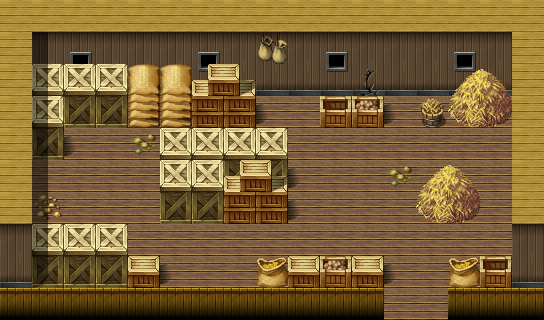

Tiled map render using the project's own tile images. Description and the map definition, with tile-layer contents summarised, below:
An orthogonal 17x10 tile map with 32x32 px tiles, 3 tile layers (Ground, Objects, Above), 1 hidden layer not drawn, 13 tilesets and 4 objects (3x spawn, mapchange).

<map version="1.0" orientation="orthogonal" width="17" height="10" tilewidth="32" tileheight="32">
    <tileset firstgid="1" name="map_10" tilewidth="32" tileheight="32">
        <image source="../drawable/map_10.png" />
    </tileset>
    <tileset firstgid="65" name="map_7" tilewidth="32" tileheight="32">
        <image source="../drawable/map_7.png" />
    </tileset>
    <tileset firstgid="129" name="map_14" tilewidth="32" tileheight="32">
        <image source="../drawable/map_14.png" />
    </tileset>
    <tileset firstgid="193" name="map_6" tilewidth="32" tileheight="32">
        <image source="../drawable/map_6.png" />
    </tileset>
    <tileset firstgid="257" name="map_8" tilewidth="32" tileheight="32">
        <image source="../drawable/map_8.png" />
    </tileset>
    <tileset firstgid="321" name="map_0" tilewidth="32" tileheight="32">
        <image source="../drawable/map_0.png" />
    </tileset>
    <tileset firstgid="385" name="map_27" tilewidth="32" tileheight="32">
        <image source="../drawable/map_27.png" />
    </tileset>
    <tileset firstgid="449" name="map_3" tilewidth="32" tileheight="32">
        <image source="../drawable/map_3.png" />
    </tileset>
    <tileset firstgid="513" name="map_5" tilewidth="32" tileheight="32">
        <image source="../drawable/map_5.png" />
    </tileset>
    <tileset firstgid="577" name="map_12" tilewidth="32" tileheight="32">
        <image source="../drawable/map_12.png" />
    </tileset>
    <tileset firstgid="641" name="map_2" tilewidth="32" tileheight="32">
        <image source="../drawable/map_2.png" />
    </tileset>
    <tileset firstgid="705" name="map_26" tilewidth="32" tileheight="32">
        <image source="../drawable/map_26.png" />
    </tileset>
    <tileset firstgid="769" name="map_1" tilewidth="32" tileheight="32">
        <image source="../drawable/map_1.png" />
    </tileset>
    <layer name="Ground" width="17" height="10">
        <data>[170 cells, 170 non-empty, 11 distinct tile ids]</data>
    </layer>
    <layer name="Objects" width="17" height="10">
        <data>[170 cells, 32 non-empty, 15 distinct tile ids]</data>
    </layer>
    <layer name="Above" width="17" height="10">
        <data>[170 cells, 14 non-empty, 6 distinct tile ids]</data>
    </layer>
    <layer name="Walkable" width="17" height="10" visible="0">
        <data>[170 cells, 118 non-empty, 1 distinct tile ids]</data>
    </layer>
    <objectgroup name="Mapevents">
        <object name="entrance" type="mapchange" x="384" y="288" width="64" height="32">
            <properties>
                <property name="map" value="fallhaven_ne" />
                <property name="place" value="barn" />
            </properties>
        </object>
    </objectgroup>
    <objectgroup name="Spawn">
        <object name="Gaela" type="spawn" x="32" y="160" width="32" height="32">
            <properties>
                <property name="spawngroup" value="Gaela" />
            </properties>
        </object>
        <object name="Larcal" type="spawn" x="288" y="160" width="96" height="64">
            <properties>
                <property name="spawngroup" value="Larcal" />
            </properties>
        </object>
        <object name="Unnmir" type="spawn" x="384" y="96" width="32" height="32">
            <properties>
                <property name="spawngroup" value="Unnmir" />
            </properties>
        </object>
    </objectgroup>
    <objectgroup name="Keys" />
</map>
